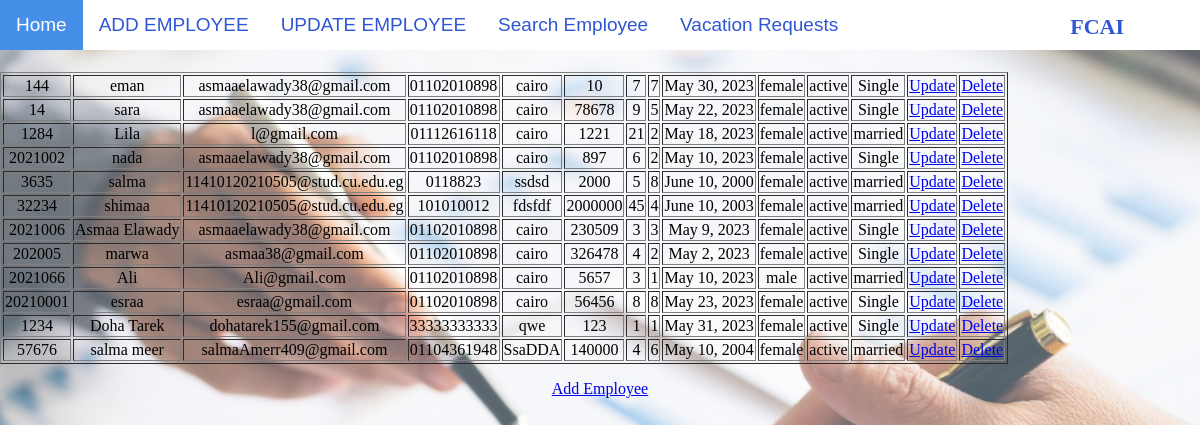
/table, run on an earlier commit of the app's database.
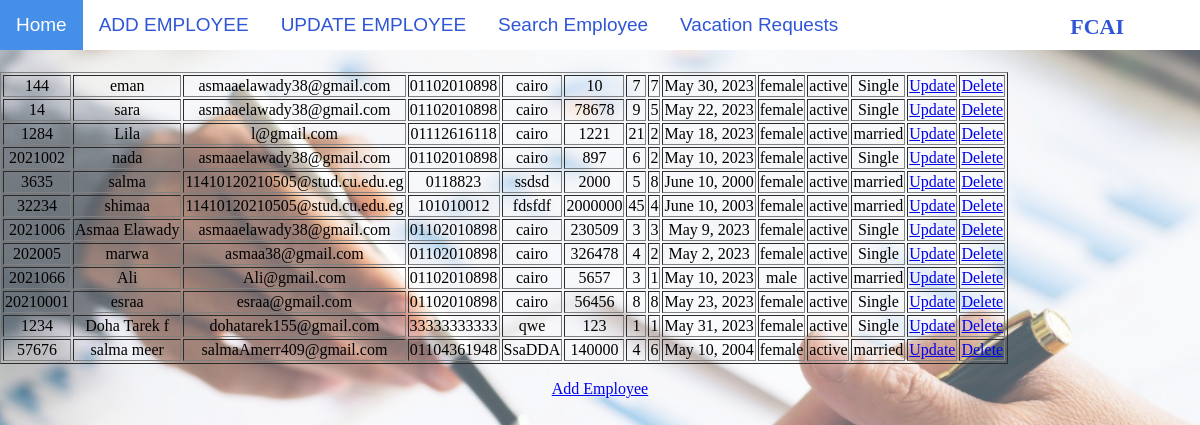
And on a later commit of the database.
### HR/models.py (models this page shows)
class RegisterForm(models.Model):
    gndr=[
        ('Male','M'),('Female','F'),
        ]
    ms=[
        ('Single','Single'),('Married','Married'),
        ]
    stats=[
        ('Active','Active'),
        ('Inactive','Inactive'),
    ]
    EmployeeID = models.CharField(max_length=100,primary_key=True)
    EmployeeName = models.CharField(max_length=100)
    email = models.EmailField(max_length=100)
    phone = models.CharField(max_length=100)
    Addres = models.CharField(max_length=100)
    Salary = models.CharField(max_length=100)
    NumberVacation = models.CharField(max_length=100)
    NumberApprovedVacation = models.CharField(max_length=100)
    Date = models.DateField()
    Gender = models.CharField(max_length=8,choices=gndr)
    Status = models.CharField(max_length=8,choices=stats)
    MARITALSTATUE = models.CharField(max_length=8,choices=ms)

### HR/views.py (the view)
# urls.py: path('table',views.table,name='table'),
def table(request):
  mymembers = RegisterForm.objects.all().values()
  template = loader.get_template('table.html')
  context = {
    'mymembers': mymembers,
  }
  return HttpResponse(template.render(context, request))

### HR/templates/table.html (shortened to what this page needs)
{% include 'navbar.html' %}
{% load static %}
<link rel="stylesheet" href="{% static 'css/addEmployee.css' %}">
<body>
{% block content %}
<table border="1">
{% for x in mymembers %}
<tr>
<td>{{ x.EmployeeID }}</td>
<td>{{ x.EmployeeName }}</td>
<td>{{ x.email }}</td>
<td>{{ x.phone }}</td>
<td>{{ x.Addres }}</td>
<td>{{ x.Salary }}</td>
<td>{{ x.NumberVacation }}</td>
<td>{{ x.NumberApprovedVacation }}</td>
<td>{{ x.Date }}</td>
<td>{{ x.Gender }}</td>
<td>{{ x.Status }}</td>
<td>{{ x.MARITALSTATUE }}</td>
<td><a href="update/{{ x.EmployeeID }}">Update</a></td>
<td><a href="delete/{{ x.EmployeeID }}">Delete</a></td>
</tr>
{% endfor %}
</table>
<p>
    <a href="add/">Add Employee</a>
</p>
</body>
{% endblock content %}

What changed in the data, as far as the page shows it:
changed RegisterForm "dohatarek155@gmail.com": EmployeeName "Doha Tarek" → "Doha Tarek f"
